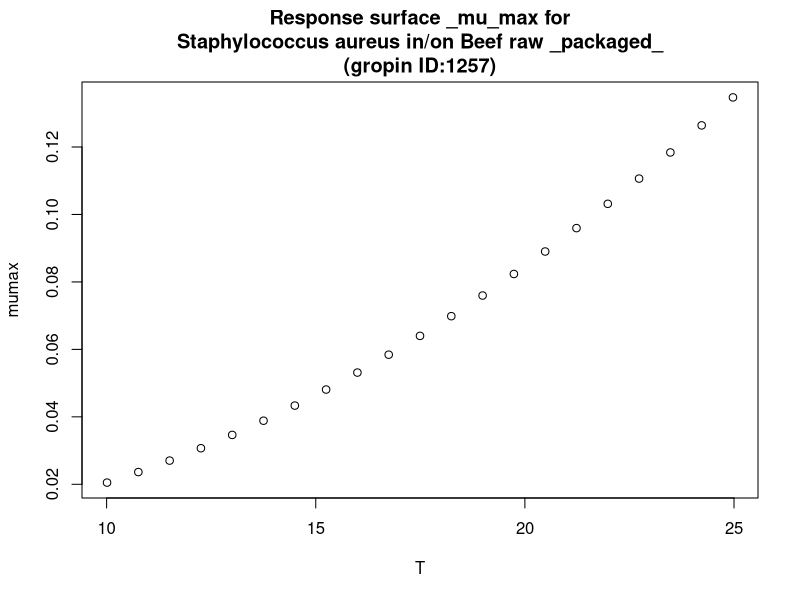

The R script that drew this image:
#############################
# start of Parameter script
#############################
T <- seq(10.01,24.975024975025,length.out=21)
#############################
# end of Parameter script
#############################
############################# 
# start of Model script Gropin ID 1257 
#############################
 
# constant coefficients for this model
 
variables <- data.frame(T)
argumentsPar <- unique.data.frame(expand.grid(variables))
 
# heart of the model
response_surface <- function(T) {
   mumax <-0.004869-0.0008702*T+0.000243*(T^2)

	return(mumax=mumax)
} 

# output parameters
responseSurface <- cbind(argumentsPar,response_surface(argumentsPar['T']))
colnames(responseSurface) <- c(colnames(argumentsPar),'mumax')
#############################
# End of Model script
#############################
############################# 
# start of Visualisation script Gropin ID 1257 
#############################
titleText <-'Response surface _mu_max for
Staphylococcus aureus in/on Beef raw _packaged_
(gropin ID:1257)'
plot(T,responseSurface$'mumax',xlab='T',
                          ylab='mumax',main=titleText)
#############################
# End of Visualisation script
#############################
